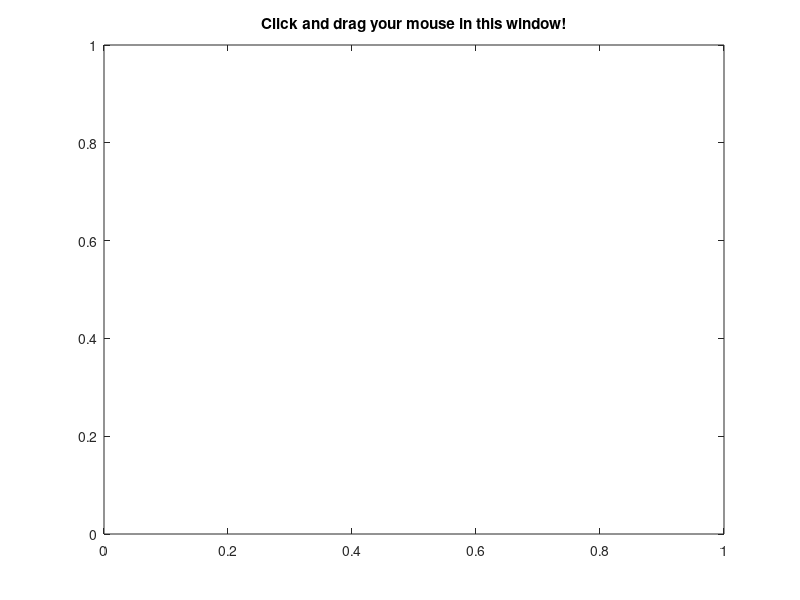

MATLAB code for this plot:
function tmouse(action)
% TMOUSE 本例展示如何以Handle Graphics来设定滑鼠事件(Mouse
% Events)的反应指令(Callbacks)
if nargin == 0, action = 'start'; end
 switch(action)
  % 开启图形视窗
  case 'start',
   axis([0 1 0 1]);% 设定图轴范围
   box on;% 将图轴加上图框
   title('Click and drag your mouse in this window!');
   % 设定滑鼠按钮被按下时的反应指令为「tmouse down」
   set(gcf, 'WindowButtonDownFcn', 'tmouse down');
  % 滑鼠按钮被按下时的反应指令
  case 'down',
   % 设定滑鼠移动时的反应指令为「tmouse move」
   set(gcf, 'WindowButtonMotionFcn', 'tmouse move');
   % 设定滑鼠按钮被释放时的反应指令为「tmouse up」
   set(gcf, 'WindowButtonUpFcn', 'tmouse up');
   % 列印「Mouse down!」讯息
   fprintf('Mouse down!\n');
  % 滑鼠移动时的反应指令
  case 'move',
   currPt = get(gca, 'CurrentPoint');
   x = currPt(1,1);
   y = currPt(1,2);
   line(x, y, 'marker', '.', 'EraseMode', 'xor');
   % 列印「Mouse is moving!」讯息及滑鼠现在位置
   fprintf('Mouse is moving! Current location = (%g, %g)\n', currPt(1,1), currPt(1,2));
  % 滑鼠按钮被释放时的反应指令
  case 'up',
   % 清除滑鼠移动时的反应指令
   set(gcf, 'WindowButtonMotionFcn', '');
   % 清除滑鼠按钮被释放时的反应指令
   set(gcf, 'WindowButtonUpFcn', '');
   % 列印「Mouse up!」讯息
   fprintf('Mouse up!\n');
 end